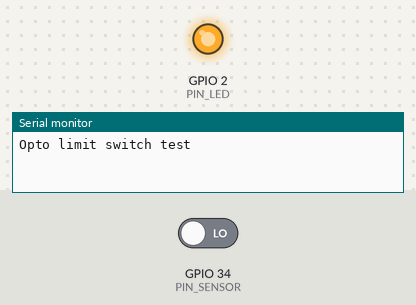
The sketch below on a simulated ESP32. Parts: output pins drawn as LEDs (lit = HIGH), the last lines printed to the serial monitor. The inputs (shaded band) are chosen by the test bench; at power-on: GPIO 34 (PIN_SENSOR) LOW.

Above: at 1.2 s.
1.3 s: GPIO 34 (PIN_SENSOR) driven HIGH
At 1.56 s:
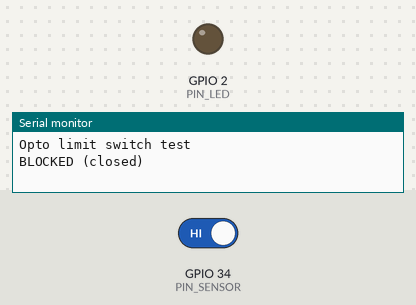
4.3 s: GPIO 34 (PIN_SENSOR) driven LOW
Timing chart, 0 to 7.3 s (numbered marks = the images above; inputs shaded):
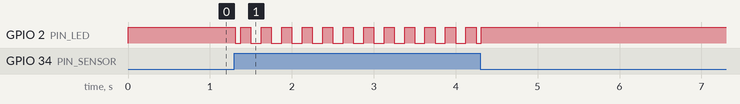

The sketch:

02_opto_endstop.ino
```cpp
// 02_opto_endstop
// Tests a 3-pin optical endstop (BIQU / TCST2103 type).
// LED solid when the beam is clear, flashing when blocked.
//
// STATUS: tested on the real sensor: passed. Polarity is active-HIGH, matching the
// bench measurement (sketch 06's '?' command).
//
// Wiring (use the labels printed on the sensor PCB, not the cable plug order):
//   sensor V  -> ESP32 3V3        (NOT 5V: the signal could then reach 5V)
//   sensor G  -> ESP32 GND
//   sensor S  -> GPIO 34
// With the sensor unplugged, GPIO 34 floats and can read anything.
//
// Note: a mechanical normally-closed switch fails safe on a broken wire; an
// optical sensor that loses power just reads "clear". Keep a physical stop.

#include "config.h"

bool blocked = false;       // debounced state
bool lastRaw = false;
unsigned long lastChange = 0;

void setup() {
  Serial.begin(115200);
  pinMode(PIN_SENSOR, INPUT);
  pinMode(PIN_LED, OUTPUT);
  Serial.println("Opto limit switch test");
}

void loop() {
  bool raw = (digitalRead(PIN_SENSOR) == HIGH) == BLOCKED_IS_HIGH;

  if (raw != lastRaw) {
    lastRaw = raw;
    lastChange = millis();
  }
  if (millis() - lastChange >= DEBOUNCE_MS && raw != blocked) {
    blocked = raw;
    Serial.println(blocked ? "BLOCKED (closed)" : "CLEAR (open)");
  }

  if (blocked) {
    digitalWrite(PIN_LED, (millis() / 125) % 2);   // flash at about 4 Hz
  } else {
    digitalWrite(PIN_LED, HIGH);                    // solid
  }
}
```

config.h
```cpp
// config.h - pins and tunables for the optical endstop test.
#pragma once

constexpr int PIN_SENSOR = 34;   // input-only pin, no internal pull-up (the sensor board has its own)
constexpr int PIN_LED    = 2;    // onboard LED; use an external LED on another pin if preferred

// As currently wired, this BIQU optical endstop is ACTIVE-HIGH: the pin reads LOW
// with the beam clear and HIGH when blocked (measured with sketch 06's '?' command).
// Set to false if a different sensor or wiring behaves the other way.
// NOTE: this value has not been re-run on hardware since being changed from false.
constexpr bool BLOCKED_IS_HIGH = true;

constexpr unsigned long DEBOUNCE_MS = 10;   // raise to 20-30 if transitions print more than once
```

Measured:
- after the input at 1.3 s, GPIO 2 (PIN_LED): HIGH → LOW at once, then repeats every 0.25 s: HIGH 0.13 s, LOW 0.12 s
